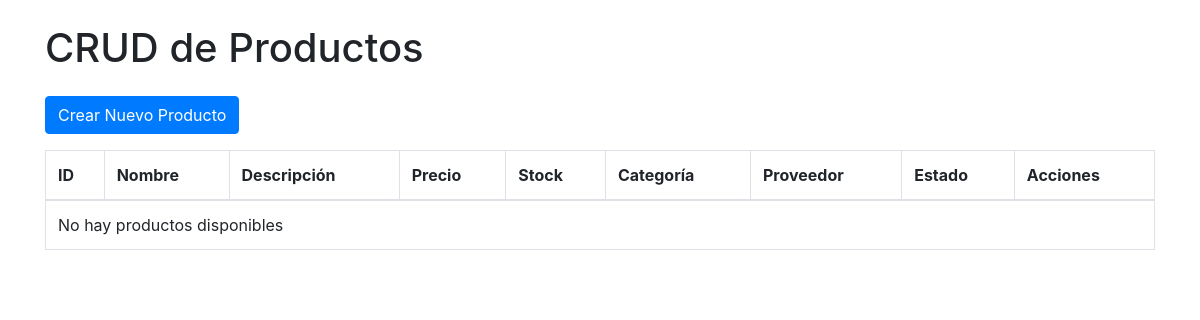
The app's page /productos/, older data.
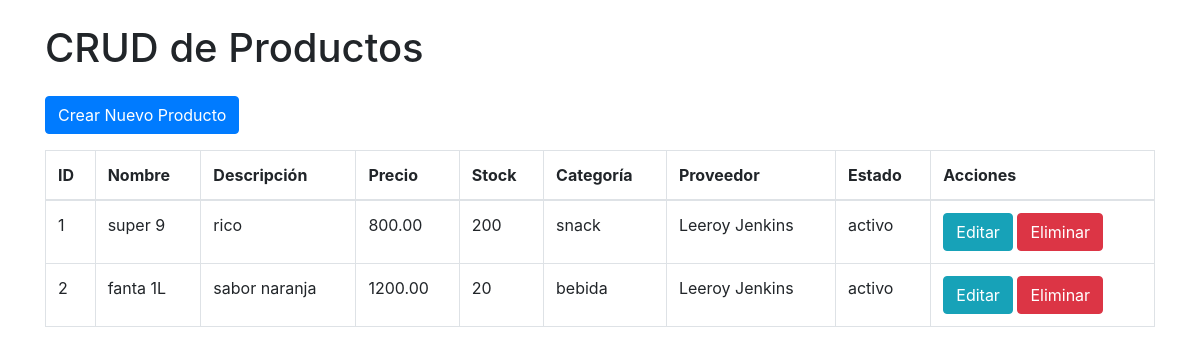
The same page, newer data.
### inventario/models.py (models this page shows, shortened)
class Producto(models.Model):
    id = models.AutoField(primary_key=True)
    ESTADO_CHOICES = [
        ('activo', 'Activo'),
        ('inactivo', 'Inactivo'),
    ]
    nombre = models.CharField(max_length=100)
    descripcion = models.TextField(blank=True, null=True)
    precio = models.DecimalField(max_digits=10, decimal_places=2)
    stock = models.PositiveIntegerField()
    categoria = models.ForeignKey(Categoria, on_delete=models.CASCADE)
    proveedor = models.ForeignKey(Proveedor, on_delete=models.CASCADE)
    estado = models.CharField(max_length=10, choices=ESTADO_CHOICES, default='activo')

class Categoria(models.Model):
    id = models.AutoField(primary_key=True)
    nombre = models.CharField(max_length=100, unique=True)
    descripcion = models.TextField(blank=True, null=True)

class Proveedor(models.Model):
    id = models.AutoField(primary_key=True)
    nombre = models.CharField(max_length=100)
    contacto = models.EmailField(unique=True, blank=True, null=True)
    direccion = models.TextField(blank=True, null=True)

### inventario/views.py (the view)
# urls.py: path('productos/', views.crud_producto, name='crud_producto'),
def crud_producto(request):
    productos = Producto.objects.all()
    return render(request, 'crud_producto.html', {'productos': productos})

### templates/crud_producto.html (shortened to what this page needs)
<!DOCTYPE html>
<html lang="es">
<head>
    <link rel="stylesheet" href="https://stackpath.bootstrapcdn.com/bootstrap/4.5.2/css/bootstrap.min.css">
</head>
<body>
    <div class="container">
        <h1 class="my-4">CRUD de Productos</h1>
        <a href="{% url 'crear_producto' %}" class="btn btn-primary mb-3">Crear Nuevo Producto</a>
        <table class="table table-bordered">
            <thead>
                <tr>
                    <th>ID</th>
                    <th>Nombre</th>
                    <th>Descripción</th>
                    <th>Precio</th>
                    <th>Stock</th>
                    <th>Categoría</th>
                    <th>Proveedor</th>
                    <th>Estado</th>
                    <th>Acciones</th>
                </tr>
            </thead>
            <tbody>
                {% for producto in productos %}
                <tr>
                    <td>{{ producto.id }}</td>
                    <td>{{ producto.nombre }}</td>
                    <td>{{ producto.descripcion }}</td>
                    <td>{{ producto.precio }}</td>
                    <td>{{ producto.stock }}</td>
                    <td>{{ producto.categoria.nombre }}</td>
                    <td>{{ producto.proveedor.nombre }}</td>
                    <td>{{ producto.estado }}</td>
                    <td>
                        <a href="{% url 'editar_producto' producto.id %}" class="btn btn-info">Editar</a>
                        <a href="{% url 'eliminar_producto' producto.id %}" class="btn btn-danger">Eliminar</a>
                    </td>
                </tr>
                {% empty %}
                <tr>
                    <td colspan="9">No hay productos disponibles</td>
                </tr>
                {% endfor %}
            </tbody>
        </table>
    </div>
</body>
</html>

Row changes from the older to the newer data that the page shows:
added Producto: id "1", nombre "super 9", descripcion "rico", precio "800.00", stock "200", categoria.nombre "snack", proveedor.nombre "Leeroy Jenkins", estado "activo"
added Producto: id "2", nombre "fanta 1L", descripcion "sabor naranja", precio "1200.00", stock "20", categoria.nombre "bebida", proveedor.nombre "Leeroy Jenkins", estado "activo"
Text that changed along with them:
text no longer shown: "No hay productos disponibles"
